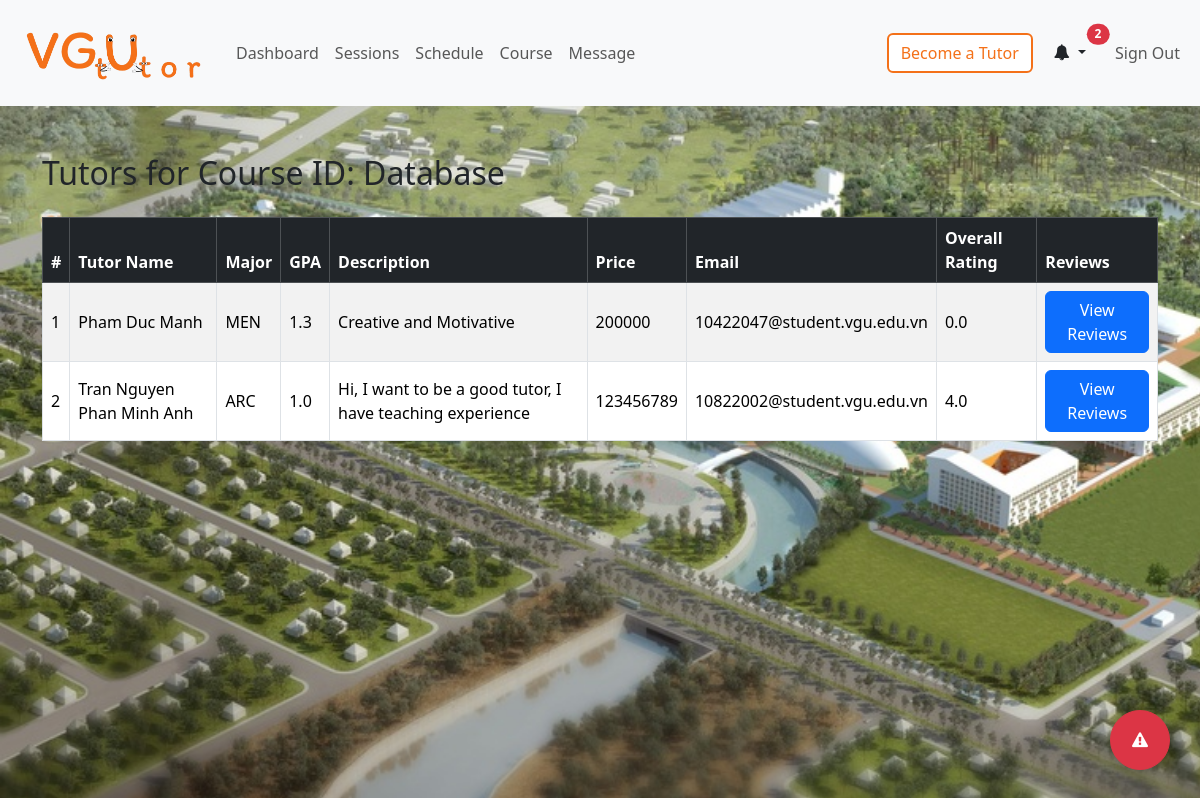
The page /student/course_process/tutorSelection.php?courseid=1229 (signed in) on the database its author committed.
### tables this page shows
CREATE TABLE `course` (
  `courseid` int(11) NOT NULL,
  `course_name` varchar(50) DEFAULT NULL,
  `major` varchar(3) DEFAULT NULL,
  `semester` int(11) DEFAULT NULL,
  `cond` varchar(1000) DEFAULT NULL
);

CREATE TABLE `course_offering` (
  `tutorid` int(11) NOT NULL,
  `courseid` int(11) NOT NULL,
  `tutor_grade` varchar(3) DEFAULT NULL,
  `rating` varchar(3) DEFAULT NULL,
  `price` int(11) DEFAULT NULL
);

CREATE TABLE `student_account` (
  `accountid` int(11) NOT NULL,
  `email` varchar(50) DEFAULT NULL,
  `name` varchar(50) DEFAULT NULL,
  `major` varchar(3) DEFAULT NULL,
  `intake` int(11) DEFAULT NULL
);

CREATE TABLE `tutor_account` (
  `accountid` int(11) NOT NULL,
  `bank_name` varchar(50) DEFAULT NULL,
  `bank_acc_no` varchar(50) DEFAULT NULL,
  `gpa` varchar(3) DEFAULT NULL,
  `description` varchar(200) DEFAULT NULL,
  `overall_rating` varchar(3) DEFAULT NULL
);

### student/data/courseSelection.php (called while the page is built, shortened)
<?php
function getCourseName($conn, $courseid) {
    $course_stmt = $conn->prepare("SELECT course_name FROM course WHERE courseid = ?");
    $course_stmt->execute([$courseid]);
    $course_row = $course_stmt->fetch(PDO::FETCH_ASSOC);
    return $course_row ? $course_row['course_name'] : '';
}
function tutorFetching($conn, $courseid) {
    $stmt = $conn->prepare("
        SELECT
            ta.accountid AS tutorid,
            sa.name AS tutor_name,
            sa.major,
            ta.gpa,
            ta.description,
            co.price,
            sa.email,
            ROUND(COALESCE(AVG(r.rating), 0), 1) AS rating
        FROM course_offering co
        JOIN tutor_account ta ON co.tutorid = ta.accountid
        JOIN student_account sa ON ta.accountid = sa.accountid
        LEFT JOIN review r ON r.tutorid = ta.accountid
        WHERE co.courseid = ?
        GROUP BY ta.accountid, sa.name, sa.major, ta.gpa, ta.description, co.price, sa.email
    ");
    $stmt->execute([$courseid]);
    return $stmt->fetchAll(PDO::FETCH_ASSOC);
}
?>

### student/course_process/tutorSelection.php (the view, shortened to what this page needs)
<?php
if (isset($_SESSION['studentid']) && isset($_SESSION['role'])) {
    if ($_SESSION['role'] == 'Student') {
        include "../../DB_connection.php";
        include "../data/courseSelection.php";
        $courseid = isset($_GET['courseid']) ? $_GET['courseid'] : null;
        $course_name = getCourseName($conn, $courseid);
        $tutors = tutorFetching($conn, $courseid);
?>
<!DOCTYPE html>
<html lang="en">
<head>
    <link rel="stylesheet" href="https://cdn.jsdelivr.net/npm/bootstrap@5.3.6/dist/css/bootstrap.min.css">
    <link rel="stylesheet" href="https://cdnjs.cloudflare.com/ajax/libs/font-awesome/4.7.0/css/font-awesome.min.css">
    <link rel="stylesheet" href="../../css/style.css">
</head>
<body class="body-home">
    <?php include "../inc/navbar.php"; ?>
    <div class="container mt-5">
        <h2 class="mb-4">Tutors for Course ID: <?= htmlspecialchars($course_name) ?></h2>
        <div class="table-responsive">
            <table class="table table-bordered table-striped align-middle">
                <thead class="table-dark">
                    <tr>
                        <th>#</th>
                        <th>Tutor Name</th>
                        <th>Major</th>
                        <th>GPA</th>
                        <th>Description</th>
                        <th>Price</th>
                        <th>Email</th>
                        <th>Overall Rating</th>
                        <th>Reviews</th>
                    </tr>
                </thead>
                <tbody>
                <?php if (count($tutors) > 0): ?>
                    <?php foreach ($tutors as $i => $tutor): ?>
                        <tr style="cursor:pointer;" onclick="window.location='../session_process/session_setup.php?tutorid=<?= urlencode($tutor['tutorid']) ?>&courseid=<?= urlencode($courseid) ?>'">
                            <td><?= $i + 1 ?></td>
                            <td><?= htmlspecialchars($tutor['tutor_name']) ?></td>
                            <td><?= htmlspecialchars($tutor['major']) ?></td>
                            <td><?= htmlspecialchars($tutor['gpa']) ?></td>
                            <td><?= htmlspecialchars($tutor['description']) ?></td>
                            <td><?= htmlspecialchars($tutor['price']) ?></td>
                            <td><?= htmlspecialchars($tutor['email']) ?></td>
                            <td><?= number_format((float)$tutor['rating'], 1) ?></td>
                            <td>
                                <a href="tutorReviews.php?tutorid=<?= urlencode($tutor['tutorid']) ?>" class="btn btn-primary">
                                    View Reviews
                                </a>
                            </td>
                        </tr>
                    <?php endforeach; ?>
                <?php else: ?>
                    <tr>
                        <td colspan="8" class="text-center">No tutors found for this course.</td>
                    </tr>
                <?php endif; ?>
                </tbody>
            </table>
</body>
</html>
<?php
    } else {
        $em = "You are not authorized to access this page.";
        header("Location: ../login.php?error=$em");
        exit;
    }
} else {
    $em = "You are not logged in.";
    header("Location: ../login.php?error=$em");
    exit;
}
?>

### css/style.css (style rules this page uses)
.body-home, .body-login { background: url(../img/NewCampus.jpg); background-size: cover; background-attachment: fixed; }

### rows shown on the page
course: course_name "Database"
course_offering: student_account.name "Pham Duc Manh", student_account.major "MEN", tutorid.gpa "1.3", tutorid.description "Creative and Motivative", price "200000", student_account.email "10422047@student.vgu.edu.vn", rating "0.0"
course_offering: student_account.name "Tran Nguyen Phan Minh Anh", student_account.major "ARC", tutorid.gpa "1.0", tutorid.description "Hi, I want to be a good tutor, I have teaching experience", price "123456789", student_account.email "10822002@student.vgu.edu.vn", rating "4.0"

### other values the page prints
count($notifications) "2"
